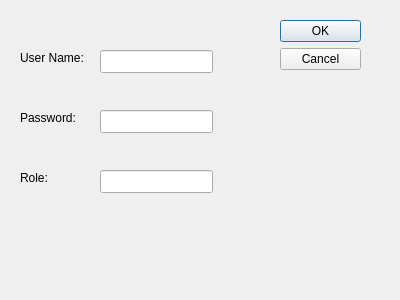
<?xml version="1.0" encoding="UTF-8"?>
<ui version="4.0">
 <class>CreateNewUser</class>
 <widget class="QDialog" name="CreateNewUser">
  <property name="geometry">
   <rect>
    <x>0</x>
    <y>0</y>
    <width>400</width>
    <height>300</height>
   </rect>
  </property>
  <property name="windowTitle">
   <string>Create New User</string>
  </property>
  <widget class="QDialogButtonBox" name="buttonBox">
   <property name="geometry">
    <rect>
     <x>280</x>
     <y>20</y>
     <width>81</width>
     <height>241</height>
    </rect>
   </property>
   <property name="orientation">
    <enum>Qt::Vertical</enum>
   </property>
   <property name="standardButtons">
    <set>QDialogButtonBox::Cancel|QDialogButtonBox::Ok</set>
   </property>
  </widget>
  <widget class="QLabel" name="lb_Username">
   <property name="geometry">
    <rect>
     <x>20</x>
     <y>50</y>
     <width>91</width>
     <height>16</height>
    </rect>
   </property>
   <property name="text">
    <string>User Name:</string>
   </property>
  </widget>
  <widget class="QLabel" name="lb_Password">
   <property name="geometry">
    <rect>
     <x>20</x>
     <y>110</y>
     <width>91</width>
     <height>16</height>
    </rect>
   </property>
   <property name="text">
    <string>Password:</string>
   </property>
  </widget>
  <widget class="QLabel" name="lb_Role">
   <property name="geometry">
    <rect>
     <x>20</x>
     <y>170</y>
     <width>91</width>
     <height>16</height>
    </rect>
   </property>
   <property name="text">
    <string>Role:</string>
   </property>
  </widget>
  <widget class="QLineEdit" name="User_Input">
   <property name="geometry">
    <rect>
     <x>100</x>
     <y>50</y>
     <width>113</width>
     <height>23</height>
    </rect>
   </property>
  </widget>
  <widget class="QLineEdit" name="Password_Input">
   <property name="geometry">
    <rect>
     <x>100</x>
     <y>110</y>
     <width>113</width>
     <height>23</height>
    </rect>
   </property>
  </widget>
  <widget class="QLineEdit" name="Role_Input">
   <property name="geometry">
    <rect>
     <x>100</x>
     <y>170</y>
     <width>113</width>
     <height>23</height>
    </rect>
   </property>
  </widget>
 </widget>
 <resources/>
 <connections>
  <connection>
   <sender>buttonBox</sender>
   <signal>accepted()</signal>
   <receiver>CreateNewUser</receiver>
   <slot>accept()</slot>
   <hints>
    <hint type="sourcelabel">
     <x>248</x>
     <y>254</y>
    </hint>
    <hint type="destinationlabel">
     <x>157</x>
     <y>274</y>
    </hint>
   </hints>
  </connection>
  <connection>
   <sender>buttonBox</sender>
   <signal>rejected()</signal>
   <receiver>CreateNewUser</receiver>
   <slot>reject()</slot>
   <hints>
    <hint type="sourcelabel">
     <x>316</x>
     <y>260</y>
    </hint>
    <hint type="destinationlabel">
     <x>286</x>
     <y>274</y>
    </hint>
   </hints>
  </connection>
 </connections>
</ui>
